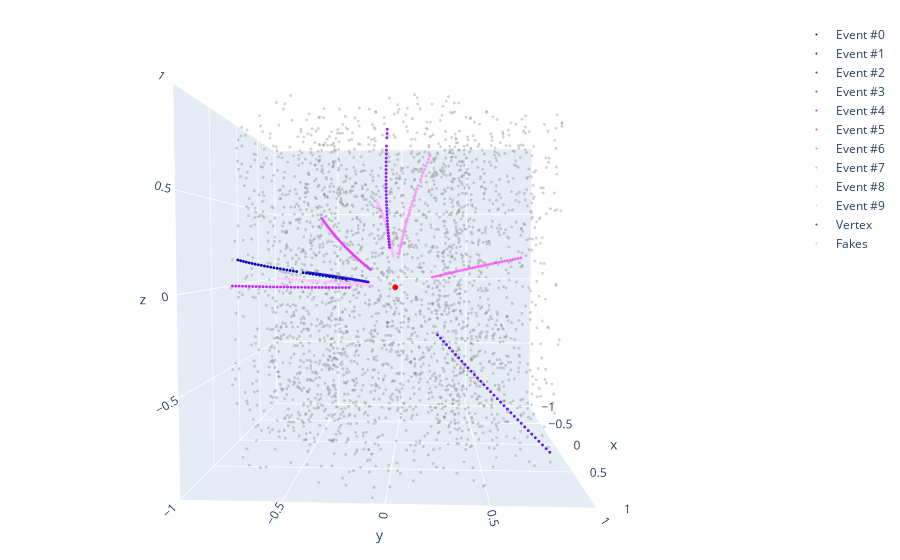

The notebook cell saved with this chart:
### Markdown cell above
## Visualize normalized hits

### Code cell
from src.normalization import ConstraintsNormalizer

normalizer = ConstraintsNormalizer()

draw_event(
    hits=normalizer(event.hits),
    fakes=normalizer(event.fakes),
    vertex=normalizer(np.expand_dims(event.vertex.numpy, 0)).squeeze(0),
    labels=event.track_ids,
    x_coord_range=[-1, 1],
    y_coord_range=[-1, 1],
    z_coord_range=[-1, 1],
)
